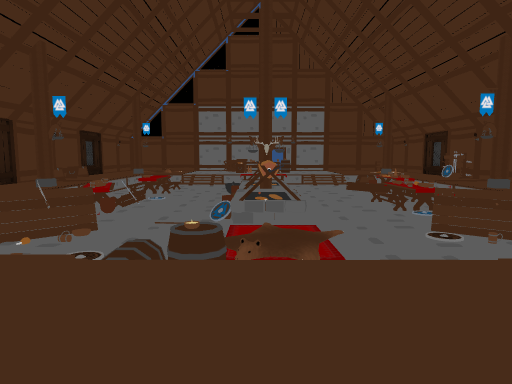
view 1 (above)

14 first-person views from a walk through a 3-D level made in the Unity game engine. The camera is 1.3 m above the floor, tilts 6° down and sees 75° across. The floor is counted in squares, 2 m on a side. Each view is taken from the middle of a square. On the plan, view 1 faces up. The plan holds only what a view shows up to about 10 squares ahead; the rest is blank. The place goes on beyond the plan. Door leaves are left out, so doorways stand open.

view 2
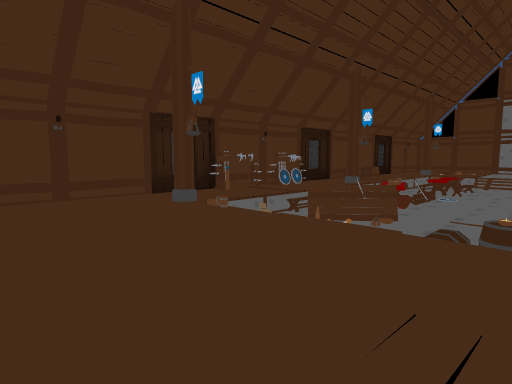

view 3
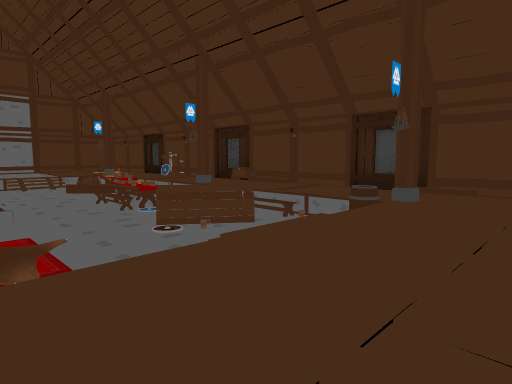

view 4
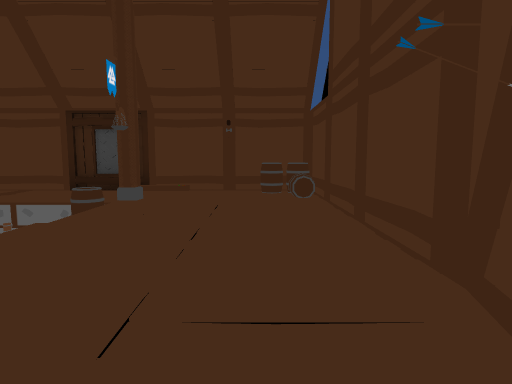

view 5
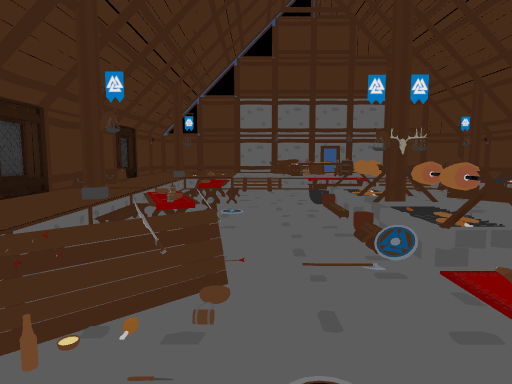

view 6
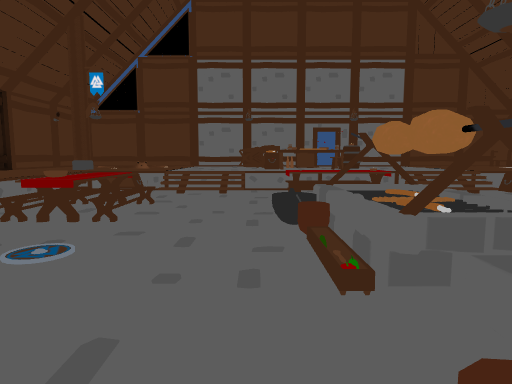

view 7
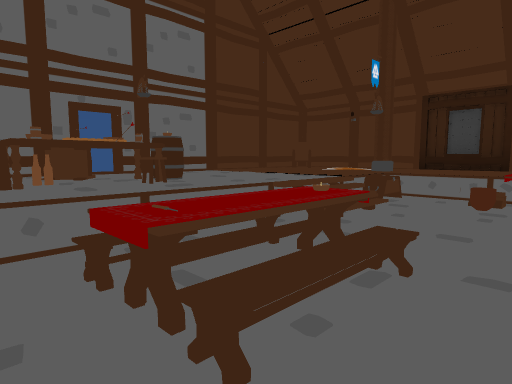

view 8
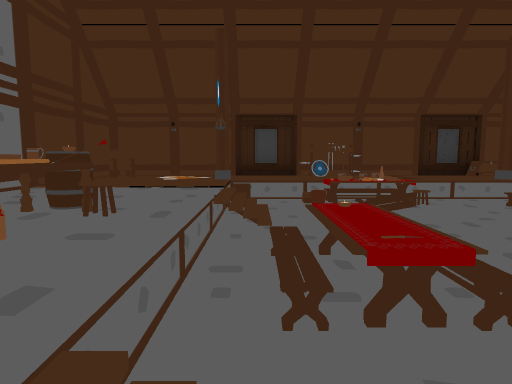

view 9
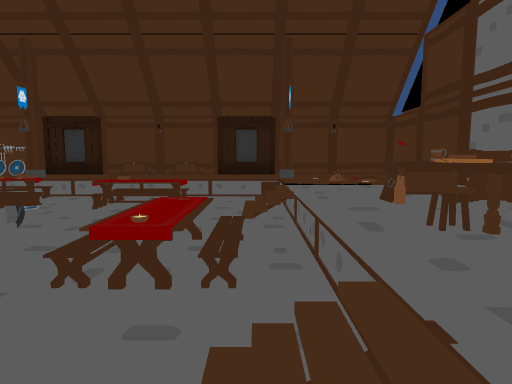

view 10
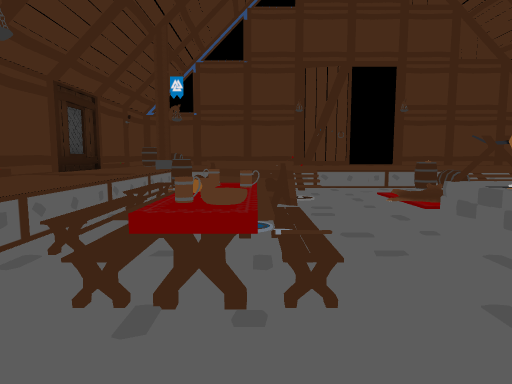

view 11
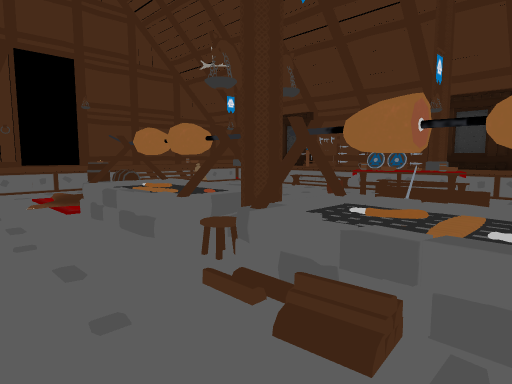

view 12
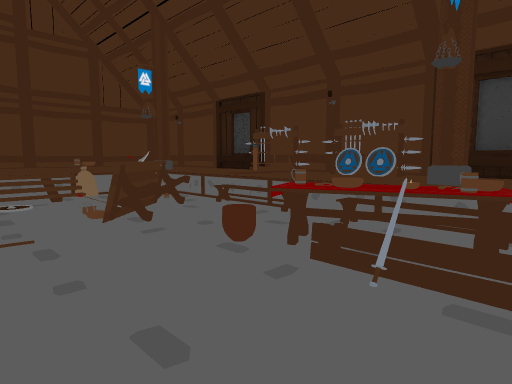

view 13
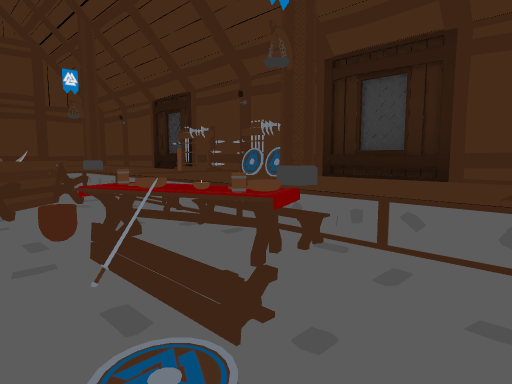

view 14
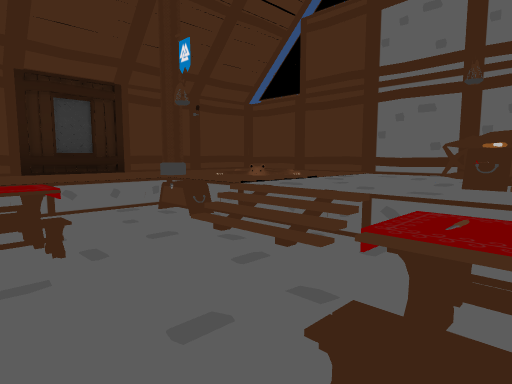

### Floor plan
Key: @ floor where view 1 was taken; # wall or solid block; . main floor; - floor 0.75 m lower than the main floor; / step, stairs or slope; D open door; = window, fence, low wall or low ledge; T table; S sword; P pillar; B barrel; A sack; O other object.
Columns run from 6 left of view 1 to 7 right of it. Each row starts with its distance up from view 1.
 16 ##########
 15 #....OO   ###
 14 #../OOOO....#
 13 #..P.OO///.P#
 12 #.O///O///O.#
 11 #./---TO--T.#
 10 #O//------ .
  9 #O/T-OO/--//#
  8 #.OS--O/-T-.#
  7 #PTOO-OP-/POO
  6 OOOO--O--//=O
  5 OO/T--OO-T-.#
  4 OOOS/-//-TO.#
  3 #./-/-O----.#
  2 #POA/BB=//BP##
  1 #.....O......#
  0 #....D@.....B
 -1 #####D.####BB

Where each view was taken, in squares from view 1:
view 1: 0 up, 0 right, facing up
view 2: 1 down, 0 right, facing up-left
view 3: 0 up, 0 right, facing up-right
view 4: 0 up, 0 right, facing right
view 5: 2 up, 2 left, facing up
view 6: 6 up, 1 left, facing up
view 7: 10 up, 1 left, facing up-right
view 8: 12 up, 2 left, facing right
view 9: 12 up, 3 right, facing left
view 10: 9 up, 3 right, facing down
view 11: 9 up, 2 right, facing down-left
view 12: 8 up, 1 left, facing down-left
view 13: 9 up, 2 left, facing down-left
view 14: 10 up, 0 right, facing up-left
